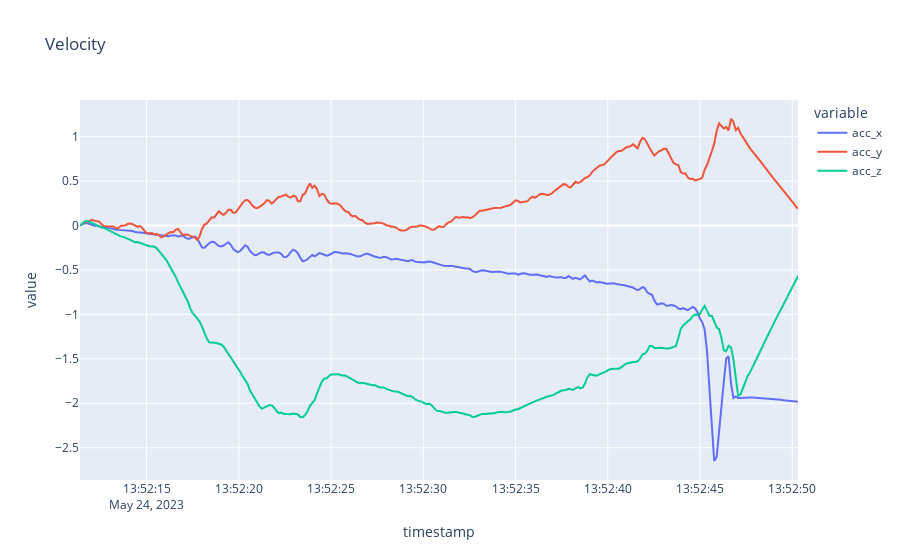

Notebook code cell kept with this figure:
### Code cell
# df[["velocity_x","velocity_y", "velocity_z"]] = df[["acc_x", "acc_y","acc_z"]].diff().rolling(window=1).mean().cumsum()
from scipy import integrate
import numpy as np

dv = df[["acc_x", "acc_y", "acc_z"]].expanding().apply(lambda g: integrate.trapezoid(g, g.index.astype(np.int64) / 10**9))
# dv = df[["acc_x", "acc_y", "acc_z"]].rolling("1s", min_periods=1).mean().cumsum()

px.line(dv, title="Velocity")
# df[["pos_x","pos_y", "pos_z"]] = df[["velocity_x","velocity_y", "velocity_z"]].cumsum()

### Figure 1 — Plotly figure (JSON) as saved in the notebook; plotly's stock layout.template omitted (floating-point values rounded to 4 significant figures; data arrays with more than 128 entries replaced by an {"elided": "..."} marker saying what was removed)
{"data": [{"hovertemplate": "variable=acc_x<br>timestamp=%{x}<br>value=%{y}<extra></extra>", "legendgroup": "acc_x", "line": {"color": "#636efa", "dash": "solid"}, "marker": {"symbol": "circle"}, "mode": "lines", "name": "acc_x", "orientation": "v", "showlegend": true, "type": "scatter", "x": {"elided": "301 str values"}, "xaxis": "x", "y": {"elided": "301 float values"}, "yaxis": "y"}, {"hovertemplate": "variable=acc_y<br>timestamp=%{x}<br>value=%{y}<extra></extra>", "legendgroup": "acc_y", "line": {"color": "#EF553B", "dash": "solid"}, "marker": {"symbol": "circle"}, "mode": "lines", "name": "acc_y", "orientation": "v", "showlegend": true, "type": "scatter", "x": {"elided": "301 str values"}, "xaxis": "x", "y": {"elided": "301 float values"}, "yaxis": "y"}, {"hovertemplate": "variable=acc_z<br>timestamp=%{x}<br>value=%{y}<extra></extra>", "legendgroup": "acc_z", "line": {"color": "#00cc96", "dash": "solid"}, "marker": {"symbol": "circle"}, "mode": "lines", "name": "acc_z", "orientation": "v", "showlegend": true, "type": "scatter", "x": {"elided": "301 str values"}, "xaxis": "x", "y": {"elided": "301 float values"}, "yaxis": "y"}], "layout": {"legend": {"title": {"text": "variable"}, "tracegroupgap": 0}, "title": {"text": "Velocity"}, "xaxis": {"anchor": "y", "domain": [0, 1], "title": {"text": "timestamp"}}, "yaxis": {"anchor": "x", "domain": [0, 1], "title": {"text": "value"}}}}
